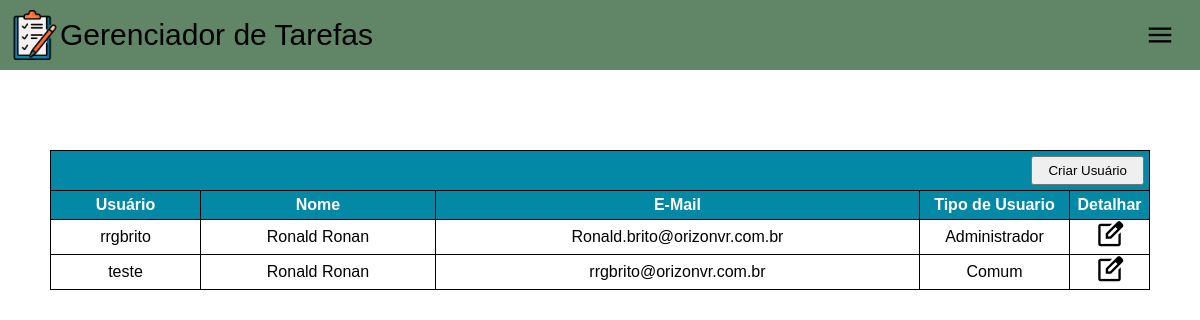
Screenshot of /usuarios (signed in) with the database file from the repository.
### tables this page shows
CREATE TABLE Usuarios(ID INTEGER PRIMARY KEY AUTOINCREMENT, Usuario text, Nome text, Mail Text, Senha text, Tipo_Usuario text, Reset_Senha text);

### app.py (the view)
@app.route('/usuarios')
def usuarios():
    if 'usuario_logado' not in session or session['usuario_logado'] == None:
        return redirect(url_for('login'))
    listausuarios.clear()
    cursor.execute('SELECT ID, Usuario, Nome, Mail, Tipo_Usuario FROM Usuarios')
    for row in cursor.fetchall():
        linha = usuariosClass(row[0], row[1], row[2], row[3], row[4])
        listausuarios.append(linha)
    return render_template('usuarios.html',
                           usuario_logado=session['usuario_logado'],
                           nome_usuario_logado=session['nome_usuario_logado'],
                           mail_usuario_logado=session['mail_usuario_logado'],
                           usuarios=listausuarios, tipousuario=session['Tipo_usuario_logado'])

### templates/usuarios.html (shortened to what this page needs)
{% extends "cabecalho.html" %}
{% block conteudo %}
<div class="fundoCenter">
    <table class="tableTask" id="tableUsuarios">
        <thead>
            <tr>
                <th colspan="6">
                    <div style="display: flex; justify-content: end;">
                        <button class="buttoncriartask" onclick="abrir_CriarUsuario()">Criar Usuário</button>
                    </div>
                </th>
            </tr>
            <tr>
                <th style="width: 150px;">Usuário</th>
                <th>Nome</th>
                <th>E-Mail</th>
                <th style="width: 150px;">Tipo de Usuario</th>
                <th style="width: 80px;">Detalhar</th>
            </tr>
        </thead>
        <tbody>
            {% for row in usuarios %}
            <tr>
                <td>{{ row.usuario }}</td>
                <td>{{ row.nome }}</td>
                <td>{{ row.mail }}</td>
                <td>{{ row.tipousuario }}</td>
                <td><span class="material-symbols-outlined" onclick="abrir_detalhamento()">edit_square</span></td>
            </tr>
            {% endfor %}
        </tbody>
    </table>
</div>
{% endblock %}

### static/css/global.css (style rules this page uses)
* { padding: 0; margin: 0; box-sizing: border-box; font-family: sans-serif; list-style-type: none; text-decoration: none; }
button { cursor: pointer; }

### static/css/tarefas.css (style rules this page uses)
.fundoCenter { display: flex; justify-content: center; margin-top: 80px; }
.tableTask { border-collapse: collapse; text-align: center; width: 1100px; border: 1px solid #000000; }
.tableTask th { background-color: #0388A6; border: 1px solid #000000; padding: 5px; color: #ffffff; }
.tableTask td { border: 1px solid #000000; }
.material-symbols-outlined { font-size: 30px; cursor: pointer; }
.tableform td, table { width: 100%; border-collapse: collapse; }
.buttoncriartask { padding: 5px 15px 5px 15px; }

### rows the page displays
Usuarios: usuario "rrgbrito", nome "Ronald Ronan", mail "Ronald.brito@orizonvr.com.br", tipousuario "Administrador"
Usuarios: usuario "teste", nome "Ronald Ronan", mail "rrgbrito@orizonvr.com.br", tipousuario "Comum"
